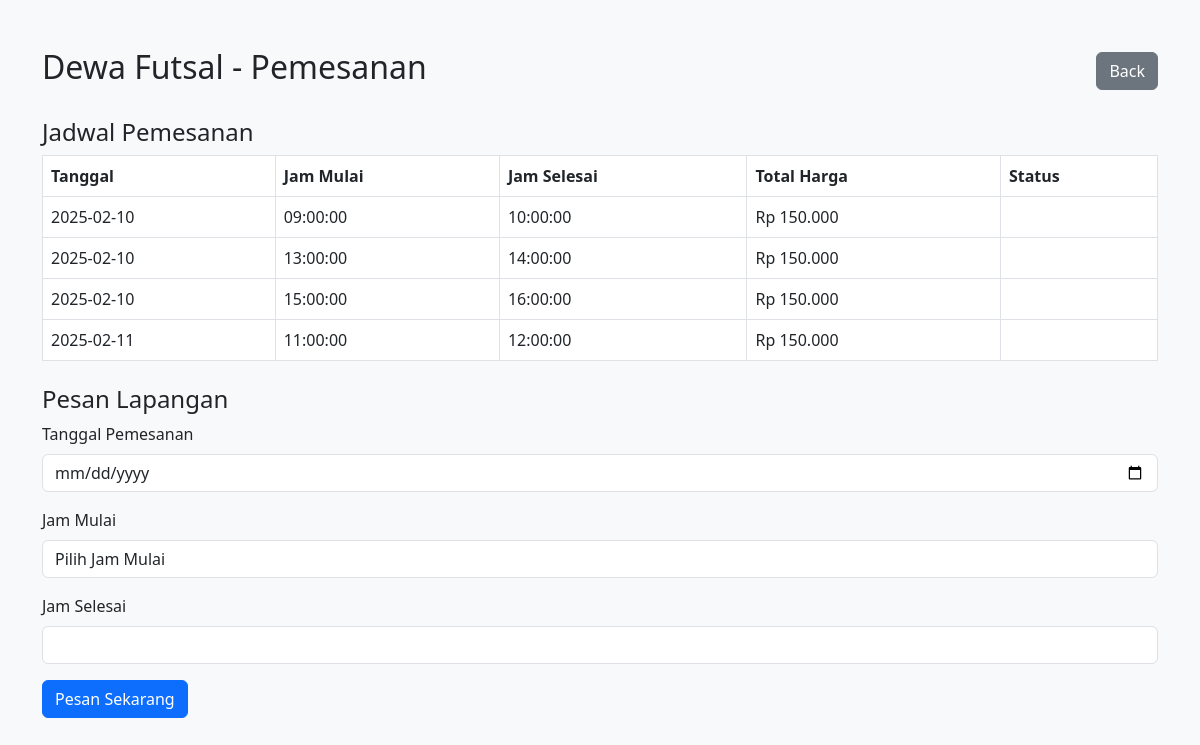
The app's page /ptifutsal/booking/pemesanan.php?id=1 (signed in) with its own data.
### tables this page shows
CREATE TABLE `lapangan` (
  `id` int(11) NOT NULL,
  `nama` varchar(100) NOT NULL,
  `lokasi` text NOT NULL,
  `harga_per_jam` decimal(10,2) NOT NULL,
  `latitude` decimal(10,8) NOT NULL,
  `longitude` decimal(11,8) NOT NULL,
  `created_at` timestamp NOT NULL DEFAULT current_timestamp(),
  `jam_mulai` time NOT NULL,
  `jam_selesai` time NOT NULL
);

CREATE TABLE `transaksi` (
  `id` int(11) NOT NULL,
  `user_id` int(11) NOT NULL,
  `lapangan_id` int(11) NOT NULL,
  `tanggal_pesan` date NOT NULL,
  `jam_mulai` time NOT NULL,
  `jam_selesai` time NOT NULL,
  `total_harga` decimal(10,2) NOT NULL,
  `status` enum('Menunggu','Dikonfirmasi','Ditolak','Selesai') DEFAULT 'Menunggu',
  `bukti_pembayaran` varchar(255) DEFAULT NULL,
  `created_at` timestamp NOT NULL DEFAULT current_timestamp()
);

### ptifutsal/booking/pemesanan.php (the view, shortened to what this page needs)
<?php
require_once '../config/database.php';
$lapangan_id = $_GET['id'];
$query_lapangan = "SELECT * FROM lapangan WHERE id = ?";
$stmt = $conn->prepare($query_lapangan);
$stmt->bind_param("i", $lapangan_id);
$stmt->execute();
$result_lapangan = $stmt->get_result();
$lapangan = $result_lapangan->fetch_assoc();
$query_pemesanan = "SELECT * FROM transaksi WHERE lapangan_id = ? ORDER BY tanggal_pesan, jam_mulai";
$stmt_pemesanan = $conn->prepare($query_pemesanan);
$stmt_pemesanan->bind_param("i", $lapangan_id);
$stmt_pemesanan->execute();
$result_pemesanan = $stmt_pemesanan->get_result();
?>
<!DOCTYPE html>
<html lang="id">
<head>
    <link rel="stylesheet" href="../assets/css/style.css">
    <link href="https://cdn.jsdelivr.net/npm/bootstrap@5.3.0/dist/css/bootstrap.min.css" rel="stylesheet">
</head>
<body class="bg-light">
<div class="container mt-5">
    <div class="d-flex justify-content-between align-items-center mb-3">
        <h2 class="text-center"><?php echo htmlspecialchars($lapangan['nama']); ?> - Pemesanan</h2>
        <a href="http://localhost/ptifutsal/user/cari_lapangan.php" class="btn btn-secondary">Back</a>
    </div>
    <h4 class="mt-4">Jadwal Pemesanan</h4>
    <table class="table table-bordered">
        <thead>
            <tr>
                <th>Tanggal</th>
                <th>Jam Mulai</th>
                <th>Jam Selesai</th>
                <th>Total Harga</th>
                <th>Status</th>
            </tr>
        </thead>
        <tbody>
            <?php while ($row = $result_pemesanan->fetch_assoc()): ?>
                <tr>
                    <td><?php echo htmlspecialchars($row['tanggal_pesan']); ?></td>
                    <td><?php echo htmlspecialchars($row['jam_mulai']); ?></td>
                    <td><?php echo htmlspecialchars($row['jam_selesai']); ?></td>
                    <td>Rp <?php echo number_format($row['total_harga'], 0, ',', '.'); ?></td>
                    <td><?php echo htmlspecialchars($row['status']); ?></td>
                </tr>
            <?php endwhile; ?>
        </tbody>
    </table>
    <h4 class="mt-4">Pesan Lapangan</h4>
    <form action="" method="POST">
        <div class="mb-3">
            <label class="form-label">Tanggal Pemesanan</label>
            <input type="date" name="tanggal_pesan" class="form-control" required>
        </div>
        <div class="mb-3">
            <label class="form-label">Jam Mulai</label>
            <select name="jam_mulai" id="jam_mulai" class="form-control" required onchange="setJamSelesai()">
                <option value="pilihjammulai">Pilih Jam Mulai</option>
            </select>
        </div>
        <div class="mb-3">
            <label class="form-label">Jam Selesai</label>
            <input type="text" id="jam_selesai" name="jam_selesai" class="form-control" readonly>
        </div>
        <button type="submit" class="btn btn-primary">Pesan Sekarang</button>
    </form>
</div>
</body>
</html>

### records on screen
lapangan: nama "Dewa Futsal"
transaksi: tanggal_pesan "2025-02-10", jam_mulai "09:00:00", jam_selesai "10:00:00", total_harga "150.000"
transaksi: tanggal_pesan "2025-02-10", jam_mulai "13:00:00", jam_selesai "14:00:00", total_harga "150.000"
transaksi: tanggal_pesan "2025-02-10", jam_mulai "15:00:00", jam_selesai "16:00:00", total_harga "150.000"
transaksi: tanggal_pesan "2025-02-11", jam_mulai "11:00:00", jam_selesai "12:00:00", total_harga "150.000"
